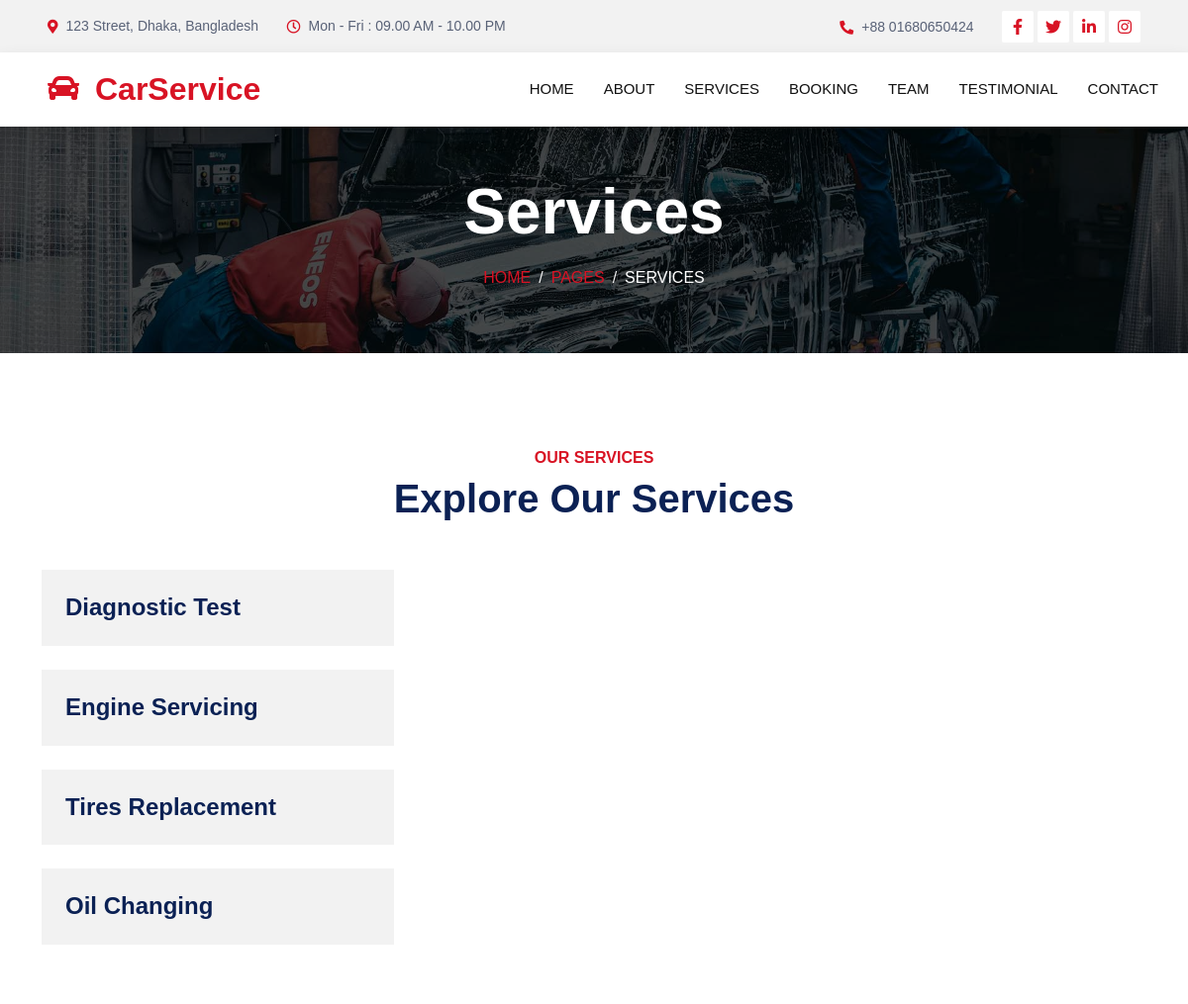
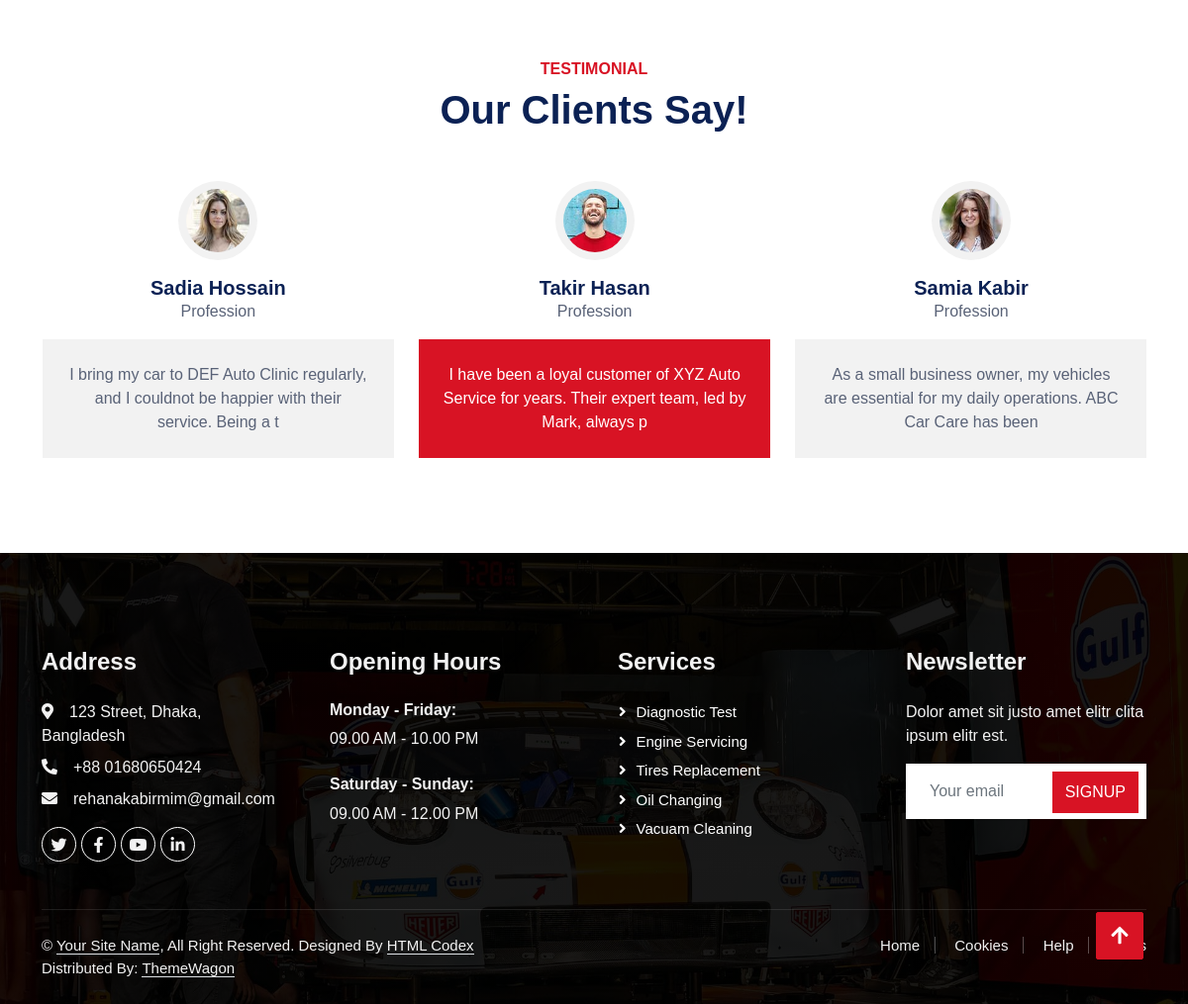
The app's page /service.php with its own data (2 pictures, top to bottom).
### tables this page shows
CREATE TABLE `services` (
  `service_id` int(11) NOT NULL,
  `service_title` varchar(100) NOT NULL,
  `service_details` text NOT NULL,
  `service_button` varchar(30) NOT NULL,
  `service_url` varchar(100) NOT NULL,
  `service_photo` varchar(50) NOT NULL
);

CREATE TABLE `testimonial` (
  `client_id` int(11) NOT NULL,
  `client_name` varchar(50) NOT NULL,
  `client_prof` varchar(30) NOT NULL,
  `client_details` varchar(100) NOT NULL,
  `client_photo` varchar(100) NOT NULL
);

### service.php (the view, shortened to what this page needs)
<?php
require_once('functions/function.php');
?>
<div class="container-fluid page-header mb-5 p-0" style="background-image: url(img/carousel-bg-2.jpg);">
    <div class="container-fluid page-header-inner py-5">
        <div class="container text-center">
            <h1 class="display-3 text-white mb-3 animated slideInDown">Services</h1>
            <nav aria-label="breadcrumb">
                <ol class="breadcrumb justify-content-center text-uppercase">
                    <li class="breadcrumb-item"><a href="#">Home</a></li>
                    <li class="breadcrumb-item"><a href="#">Pages</a></li>
                    <li class="breadcrumb-item text-white active" aria-current="page">Services</li>
                </ol>
            </nav>
        </div>
    </div>
</div>
<div class="container-xxl service py-5">
    <div class="container">
        <div class="text-center wow fadeInUp" data-wow-delay="0.1s">
            <h6 class="text-primary text-uppercase"> Our Services </h6>
            <h1 class="mb-5">Explore Our Services</h1>
        </div>
        <div class="row g-4 wow fadeInUp" data-wow-delay="0.3s">
            <div class="col-lg-4">
                <div class="nav w-100 nav-pills me-4">
                    <?php
                    $select_qurry = "SELECT * FROM `services`";
                    $allService = mysqli_query($con, $select_qurry);
                    while ($services = mysqli_fetch_assoc($allService)) {
                    ?>
                        <button class="nav-link w-100 d-flex align-items-center text-start p-4 mb-4 <?= ($services['service_id'] == 1) ? 'active' : '' ?>" data-bs-toggle="pill" data-bs-target="#tab-pane-<?= $services['service_id'] ?>" type="button">
                            <h4 class="m-0"><?= $services['service_title'] ?></h4>
                        </button>
                    <?php
                    }
                    ?>
                </div>
            </div>
            <div class="col-lg-8">
            </div>
        </div>
    </div>
</div>
<div class="container-xxl py-5 wow fadeInUp" data-wow-delay="0.1s">
    <div class="container">
        <div class="text-center">
            <h6 class="text-primary text-uppercase"> Testimonial </h6>
            <h1 class="mb-5">Our Clients Say!</h1>
        </div>
        <div class="owl-carousel testimonial-carousel position-relative">
            <?php
            $select_qurry = "SELECT * FROM `testimonial`";
            $allTestimonial = mysqli_query($con, $select_qurry);
            while ($testimonial = mysqli_fetch_assoc($allTestimonial)) {
            ?>
                <div class="testimonial-item text-center">
                    <img class="bg-light rounded-circle p-2 mx-auto mb-3" src="admin/uploads/<?= $testimonial['client_photo'] ?>" style="width: 80px; height: 80px;">
                    <h5 class="mb-0"><?= $testimonial['client_name'] ?></h5>
                    <p>Profession</p>
                    <div class="testimonial-text bg-light text-center p-4">
                        <p class="mb-0"><?= $testimonial['client_details'] ?></p>
                    </div>
                </div>
            <?php
            }
            ?>
        </div>
    </div>
</div>

### css/style.css (style rules this page uses)
:root { --primary: #D81324; --secondary: #0B2154; --light: #F2F2F2; --dark: #111111; }
.page-header { background-position: center center; background-repeat: no-repeat; background-size: cover; }
.page-header-inner { background: rgba(0, 0, 0, .7); }
.breadcrumb-item + .breadcrumb-item::before { color: var(--light); }
.service .nav .nav-link { background: var(--light); transition: .5s; }
.testimonial-carousel .owl-item .testimonial-text, .testimonial-carousel .owl-item.center .testimonial-text * { transition: .5s; }
.testimonial-carousel .owl-item.center .testimonial-text { background: var(--primary) !important; }
.testimonial-carousel .owl-item.center .testimonial-text * { color: #FFFFFF !important; }

### records on screen
services: service_title "Diagnostic Test"
services: service_title "Engine Servicing"
services: service_title "Tires Replacement"
services: service_title "Oil Changing"
testimonial: client_photo (picture), client_name "Takir Hasan", client_details "I have been a loyal customer of XYZ Auto Service for years. Their expert team, led by Mark, always p"
testimonial: client_photo (picture), client_name "Samia Kabir", client_details "As a small business owner, my vehicles are essential for my daily operations. ABC Car Care has been"
testimonial: client_photo (picture), client_name "Sadia Hossain", client_details "I bring my car to DEF Auto Clinic regularly, and I couldnot be happier with their service. Being a t"

### other values on screen
$location "123 Street, Dhaka, Bangladesh"
$time "Mon - Fri : 09.00 AM - 10.00 PM"
$phone "+88 01680650424"
$email "rehanakabirmim@gmail.com"
$time "09.00 AM - 10.00 PM"
$time1 "09.00 AM - 12.00 PM"
